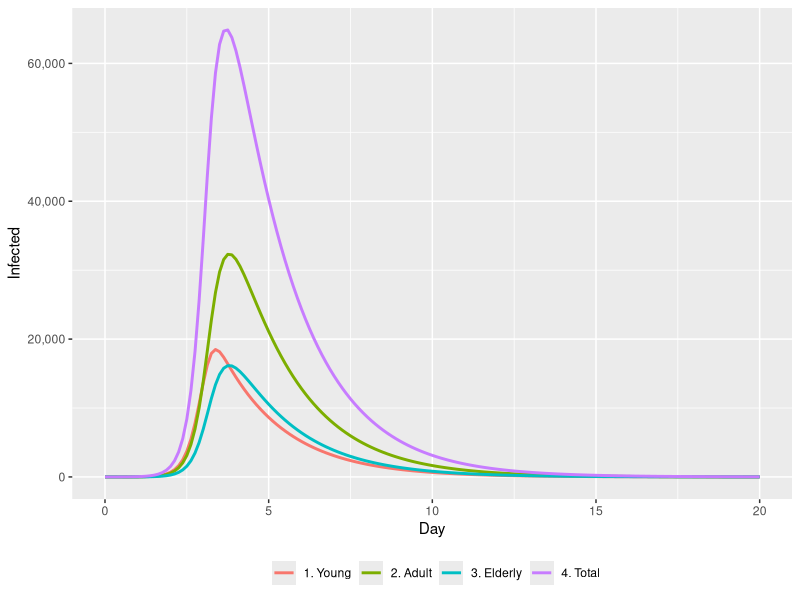

R code for this plot:
library(deSolve)
library(ggplot2)
require(gridExtra)
library(scales)

START<-0; FINISH<-20; STEP<-0.125;
NUM_COHORTS<-3; NUM_STATES<-3
simtime <- seq(START, FINISH, by=STEP)


CE  <- matrix(c(3.0, 2.0, 1.0,
                2.0, 2.0, 1.0,
                1.0, 1.0, 0.5),
                nrow=3,ncol=3,byrow=TRUE)

CohortPopulatons<- c(25000,50000,25000)

beta <- CE/CohortPopulatons

#Setup the model variables
stocks <- c(SusceptibleY=24999, SusceptibleA=50000, SusceptibleE=25000,  
            InfectedY=1,        InfectedA=0,        InfectedE=0,
            RecoveredY=0,       RecoveredA=0,       RecoveredE=0)

delays <- c(Young=2.0, Adult=2.0, Elderly=2.0)

auxs <-NULL

model <- function(time, stocks, auxs){
  with(as.list(c(stocks, auxs)),{ 
    #convert the stocks vector to a matrix
    states<-matrix(stocks,nrow=NUM_COHORTS,ncol=NUM_STATES)
    
    Susceptible <- states[,1]
    Infected    <- states[,2]
    Recovered   <- states[,3]
    
    Lambda      <- beta %*% Infected
    colnames(states) <- c("Susceptible","Infected","Recovered")
    rownames(states) <- c("Young","Adult","Elderly")
    
    browser()
    
    IR         <- Lambda * Susceptible
    RR         <- Infected / delays
    
    dS_dt  <- -IR
    dI_dt  <- IR - RR
    dR_dt  <- RR
    
    return (list(c(dS_dt, dI_dt, dR_dt)))  
  })
}

o<-data.frame(ode(y=stocks, times=simtime, func = model, 
                  parms=auxs, method="euler"))

o$TotalInfected<-o$InfectedY+o$InfectedA+o$InfectedE

p1<-ggplot()+
  geom_line(data=o,size=1,aes(time,o$InfectedY,color="1. Young"))+
  geom_line(data=o,size=1,aes(time,o$InfectedA,color="2. Adult"))+
  geom_line(data=o,size=1,aes(time,o$InfectedE,color="3. Elderly"))+
  geom_line(data=o,size=1,aes(time,o$TotalInfected,color="4. Total"))+
    scale_y_continuous(labels = comma)+
  ylab("Infected")+
  xlab("Day") +
  labs(color="")+
  theme(legend.position="bottom")
